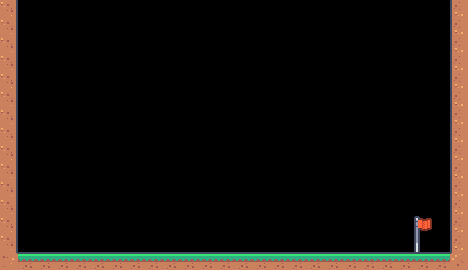

A 2D game scene composited from a Tiled map and its tileset images. What follows is a short description and the map's XML, with every tile layer's data as written:
An orthogonal 26x15 tile map with 18x18 px tiles, 3 tile layers (foreground, terrain, background), 2 tilesets and 4 objects (2x coin, Player, checkpoint).

<map version="1.10" tiledversion="git" orientation="orthogonal" renderorder="right-down" width="26" height="15" tilewidth="18" tileheight="18" infinite="0" nextlayerid="6" nextobjectid="28">
 <tileset firstgid="1" source="../tileset-tiles.tsx" />
 <tileset firstgid="181" source="../tileset-characters.tsx" />
 <layer id="4" name="foreground" width="26" height="15">
  <data encoding="csv">
0,0,0,0,0,0,0,0,0,0,0,0,0,0,0,0,0,0,0,0,0,0,0,0,0,0,
0,0,0,0,0,0,0,0,0,0,0,0,0,0,0,0,0,0,0,0,0,0,0,0,0,0,
0,0,0,0,0,0,0,0,0,0,0,0,0,0,0,0,0,0,0,0,0,0,0,0,0,0,
0,0,0,0,0,0,0,0,0,0,0,0,0,0,0,0,0,0,0,0,0,0,0,0,0,0,
0,0,0,0,0,0,0,0,0,0,0,0,0,0,0,0,0,0,0,0,0,0,0,0,0,0,
0,0,0,0,0,0,0,0,0,0,0,0,0,0,0,0,0,0,0,0,0,0,0,0,0,0,
0,0,0,0,0,0,0,0,0,0,0,0,0,0,0,0,0,0,0,0,0,0,0,0,0,0,
0,0,0,0,0,0,0,0,0,0,0,0,0,0,0,0,0,0,0,0,0,0,0,0,0,0,
0,0,0,0,0,0,0,0,0,0,0,0,0,0,0,0,0,0,0,0,0,0,0,0,0,0,
0,0,0,0,0,0,0,0,0,0,0,0,0,0,0,0,0,0,0,0,0,0,0,0,0,0,
0,0,0,0,0,0,0,0,0,0,0,0,0,0,0,0,0,0,0,0,0,0,0,0,0,0,
0,0,0,0,0,0,0,0,0,0,0,0,0,0,0,0,0,0,0,0,0,0,0,0,0,0,
0,0,0,0,0,0,0,0,0,0,0,0,0,0,0,0,0,0,0,0,0,0,0,0,0,0,
0,0,0,0,0,0,0,0,0,0,0,0,0,0,0,0,0,0,0,0,0,0,0,0,0,0,
0,0,0,0,0,0,0,0,0,0,0,0,0,0,0,0,0,0,0,0,0,0,0,0,0,0
</data>
 </layer>
 <objectgroup id="5" name="player">
  <object id="18" name="player" type="Player" gid="2147483829" x="36" y="238" width="24" height="24" />
 </objectgroup>
 <objectgroup id="3" name="items">
  <object id="25" name="checkpoint" x="414" y="216" width="18" height="36" />
  <object id="26" name="coin" gid="152" x="126" y="252" width="18" height="18" />
  <object id="27" name="coin" gid="152" x="144" y="252" width="18" height="18" />
 </objectgroup>
 <layer id="1" name="terrain" width="26" height="15">
  <data encoding="csv">
124,0,0,0,0,0,0,0,0,0,0,0,0,0,0,0,0,0,0,0,0,0,0,0,0,122,
124,0,0,0,0,0,0,0,0,0,0,0,0,0,0,0,0,0,0,0,0,0,0,0,0,122,
124,0,0,0,0,0,0,0,0,0,0,0,0,0,0,0,0,0,0,0,0,0,0,0,0,122,
124,0,0,0,0,0,0,0,0,0,0,0,0,0,0,0,0,0,0,0,0,0,0,0,0,122,
124,0,0,0,0,0,0,0,0,0,0,0,0,0,0,0,0,0,0,0,0,0,0,0,0,122,
124,0,0,0,0,0,0,0,0,0,0,0,0,0,0,0,0,0,0,0,0,0,0,0,0,122,
124,0,0,0,0,0,0,0,0,0,0,0,0,0,0,0,0,0,0,0,0,0,0,0,0,122,
124,0,0,0,0,0,0,0,0,0,0,0,0,0,0,0,0,0,0,0,0,0,0,0,0,122,
124,0,0,0,0,0,0,0,0,0,0,0,0,0,0,0,0,0,0,0,0,0,0,0,0,122,
124,0,0,0,0,0,0,0,0,0,0,0,0,0,0,0,0,0,0,0,0,0,0,0,0,122,
124,0,0,0,0,0,0,0,0,0,0,0,0,0,0,0,0,0,0,0,0,0,0,0,0,122,
124,0,0,0,0,0,0,0,0,0,0,0,0,0,0,0,0,0,0,0,0,0,0,0,0,122,
124,0,0,0,0,0,0,0,0,0,0,0,0,0,0,0,0,0,0,0,0,0,0,0,0,122,
124,0,0,0,0,0,0,0,0,0,0,0,0,0,0,0,0,0,0,0,0,0,0,0,0,122,
25,23,23,23,23,23,23,23,23,23,23,23,23,23,23,23,23,23,23,23,23,23,23,23,23,26
</data>
 </layer>
 <layer id="2" name="background" width="26" height="15">
  <data encoding="csv">
0,0,0,0,0,0,0,0,0,0,0,0,0,0,0,0,0,0,0,0,0,0,0,0,0,0,
0,0,0,0,0,0,0,0,0,0,0,0,0,0,0,0,0,0,0,0,0,0,0,0,0,0,
0,0,0,0,0,0,0,0,0,0,0,0,0,0,0,0,0,0,0,0,0,0,0,0,0,0,
0,0,0,0,0,0,0,0,0,0,0,0,0,0,0,0,0,0,0,0,0,0,0,0,0,0,
0,0,0,0,0,0,0,0,0,0,0,0,0,0,0,0,0,0,0,0,0,0,0,0,0,0,
0,0,0,0,0,0,0,0,0,0,0,0,0,0,0,0,0,0,0,0,0,0,0,0,0,0,
0,0,0,0,0,0,0,0,0,0,0,0,0,0,0,0,0,0,0,0,0,0,0,0,0,0,
0,0,0,0,0,0,0,0,0,0,0,0,0,0,0,0,0,0,0,0,0,0,0,0,0,0,
0,0,0,0,0,0,0,0,0,0,0,0,0,0,0,0,0,0,0,0,0,0,0,0,0,0,
0,0,0,0,0,0,0,0,0,0,0,0,0,0,0,0,0,0,0,0,0,0,0,0,0,0,
0,0,0,0,0,0,0,0,0,0,0,0,0,0,0,0,0,0,0,0,0,0,0,0,0,0,
0,0,0,0,0,0,0,0,0,0,0,0,0,0,0,0,0,0,0,0,0,0,0,0,0,0,
0,0,0,0,0,0,0,0,0,0,0,0,0,0,0,0,0,0,0,0,0,0,0,112,0,0,
0,0,0,0,0,0,0,0,0,0,0,0,0,0,0,0,0,0,0,0,0,0,0,132,0,0,
0,0,0,0,0,0,0,0,0,0,0,0,0,0,0,0,0,0,0,0,0,0,0,0,0,0
</data>
 </layer>
</map>
